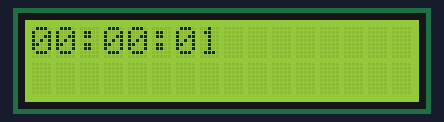
A sketch run on a simulated Arduino Uno, built with avr-gcc and run on an emulated ATmega328P. Parts: 16×2 character LCD.

Above: at 1.1 s.
At 5.1 s:
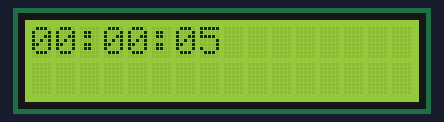
At 10.1 s:
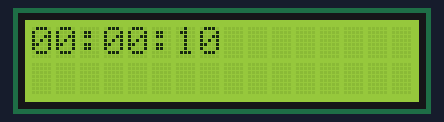
At 20.1 s:
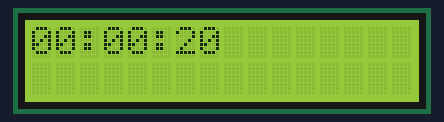
At 29.1 s:
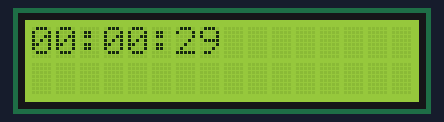
At 39.1 s:
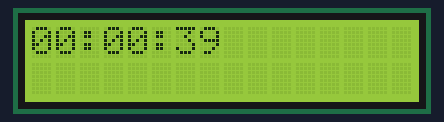

The sketch:

lcd_klok.ino
```cpp
/*
  Microprocesor cursus
  Riekus Bennink
  Klok
*/

// include the library code:
#include <LiquidCrystal.h>

// initialize the library by associating any needed LCD interface pin
// with the arduino pin number it is connected to
const int rs = 8, en = 9, d4 = 4, d5 = 5, d6 = 6, d7 = 7;

LiquidCrystal lcd(rs, en, d4, d5, d6, d7);

byte uur = 0;
byte minuten = 0;
byte sec = 0;

String extraNul(byte getal) {
  if (getal < 10) {
    return "0" + String(getal);
  } else {
    return String(getal);
  }
}


void displayklok() {
  lcd.setCursor(0, 0);
  lcd.print(extraNul(uur));
  lcd.print(":");
  lcd.print(extraNul(minuten));
  lcd.print(":");
  lcd.print(extraNul(sec));
}

void berekenKlokWaarde() {
  sec++;
  if (sec > 59) {
    sec = 0;
    minuten++;
    if (minuten > 59) {
      minuten = 0;
      uur++;
      if (uur > 23) {
        uur = 0;
      }
    }
  }
}


void setup() {
  // Start Serial
  Serial.begin(9600);
  // set up the LCD's number of columns and rows:
  lcd.begin(16, 2);
}

void loop() {
  lcd.setCursor(0, 0);
  if (millis() % 1000 == 0) {
    berekenKlokWaarde();
    displayklok();
  }

  // print the number of seconds since reset:
}
```

Measured:
- what the display in image 0 shows lasts 1.0 s, from 1.0 s to 2.0 s
